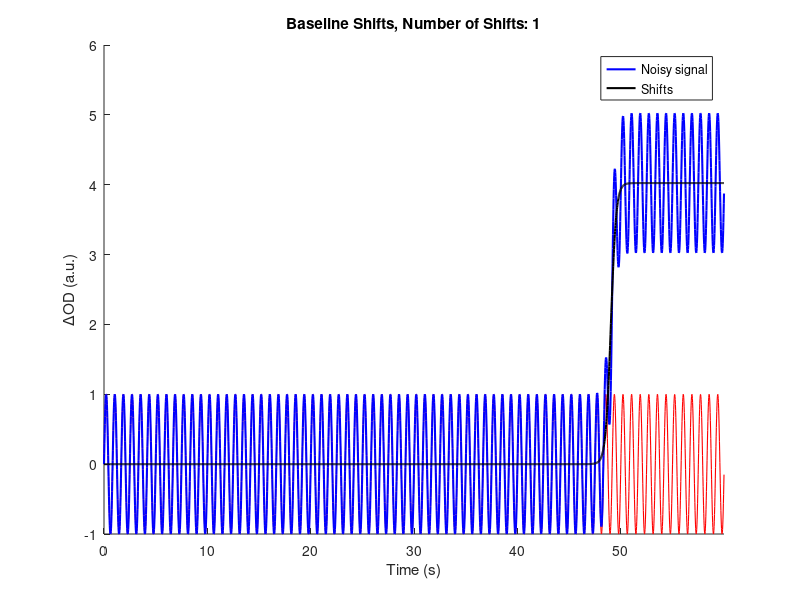

Reproduce this figure in MATLAB.
function [signal_noisy, shifts] = artifact_shifts(time, signal, num_shifts, plt_fig,...
    shift_loc_all, shift_slope_all, shift_amp_all, shift_dir_all)
    % This function generates baseline shifts using sigmoid functions with
    % randomized slopes, amplitudes, and directions.
    %
    % Parameters:
    % - time: Time vector (n*1)
    % - signal: Original signal (n*1)
    % - num_shifts: Number of shifts
    % - plt_fig: Plot flag (1 to visualize, 0 to skip)
    % - shift_loc_all: Locations of shifts
    % - shift_slope_all: Slopes of sigmoid functions
    % - shift_amp_all: Amplitudes of shifts
    % - shift_dir_all: Directions of shifts (+1 or -1)
    %
    % Outputs:
    % - signal_noisy: Signal with added baseline shifts
    % - shifts: The generated baseline shifts (n*1)
    %
    % Author: Jingyi Wu, 2025

    %% Ensure time and signal are column vectors
    if nargin > 0 && (~iscolumn(time) || ~iscolumn(signal))
        warning('Input "time" and "signal" must be column vectors. Reshaping...');
        time = time(:);
        signal = signal(:);
    end

    %% Sigmoid function for shifts
    fsig = @(x, a, b, c) c ./ (1 + exp(-a * (x - b)));

    %% Default Parameters
    if nargin == 0
        fs = 50; % Hz
        time = (0:1/fs:60-1/fs)'; % Time axis, 60 seconds
        signal = sin(2*pi*1.2*time); % Example signal (1.2 Hz sine wave)
        num_shifts = randi([0 3]);
        plt_fig = 1;
        shift_loc_all = [];
        shift_slope_all = [];
        shift_amp_all = [];
        shift_dir_all = [];
    end

    if nargin < 3 || isempty(num_shifts)
        num_shifts = randi([0 3]); % Randomize number of shifts
    end

    if nargin < 4 || isempty(plt_fig)
        plt_fig = 1; % Default to plotting
    end

    %% Randomize Parameters if Not Provided
    if nargin < 5 || isempty(shift_loc_all)
        loc_min = 1;
        loc_max = length(time);
        shift_loc_all = sort(randi([loc_min, loc_max], num_shifts, 1)); % Random locations
    end

    if nargin < 6 || isempty(shift_slope_all)
        slope_min = 1; slope_max = 5;
        shift_slope_all = slope_min + (slope_max - slope_min) * rand(num_shifts, 1); % Random slopes
    end

    if nargin < 7 || isempty(shift_amp_all)
        amp_min = 1.2; amp_max = 6;
        shift_amp_all = amp_min + (amp_max - amp_min) * rand(num_shifts, 1); % Random amplitudes
    end

    if nargin < 8 || isempty(shift_dir_all)
        shift_dir_all = randi([0, 1], num_shifts, 1) * 2 - 1; % Random directions (+1 or -1)
    end

    %% Generate Shifts
    shifts = zeros(length(time), 1);
    for idx_shift = 1:num_shifts
        slp = shift_slope_all(idx_shift); % Slope of the sigmoid
        locn = time(shift_loc_all(idx_shift)); % Center location of the shift
        amp = shift_amp_all(idx_shift); % Amplitude of the shift
        direction = shift_dir_all(idx_shift); % Direction (+1 or -1)

        if idx_shift == 1
            % First shift
            shift_n = direction * fsig(time, slp, locn, amp);
        else
            % Subsequent shifts build on previous shift's endpoint
            amp_before = shift_amp_all(idx_shift - 1);
            direction_before = shift_dir_all(idx_shift - 1);
            shift_n = direction * fsig(time, slp, locn, amp) + direction_before * amp_before;
        end

        % Add shift to cumulative signal
        shifts = shifts + shift_n;
    end

    signal_noisy = signal + shifts;

    %% Visualize
    if plt_fig == 1
        figure; set(gcf, 'Position', [100, 100, 600, 300]); hold on;
        plot(time, signal, 'Color', 'r', 'LineWidth', 0.8);
        s1 = plot(time, signal_noisy, 'Color', 'b', 'LineWidth', 1.5);
        s2 = plot(time, shifts, 'Color', 'k', 'LineWidth', 1.5);
        legend([s1, s2], {'Noisy signal','Shifts'});
        title(['Baseline Shifts, Number of Shifts: ', num2str(num_shifts)]);
        ylabel('\DeltaOD (a.u.)');
        xlabel('Time (s)');
        xlim([0 max(time)]);
        box off;
    end
end
